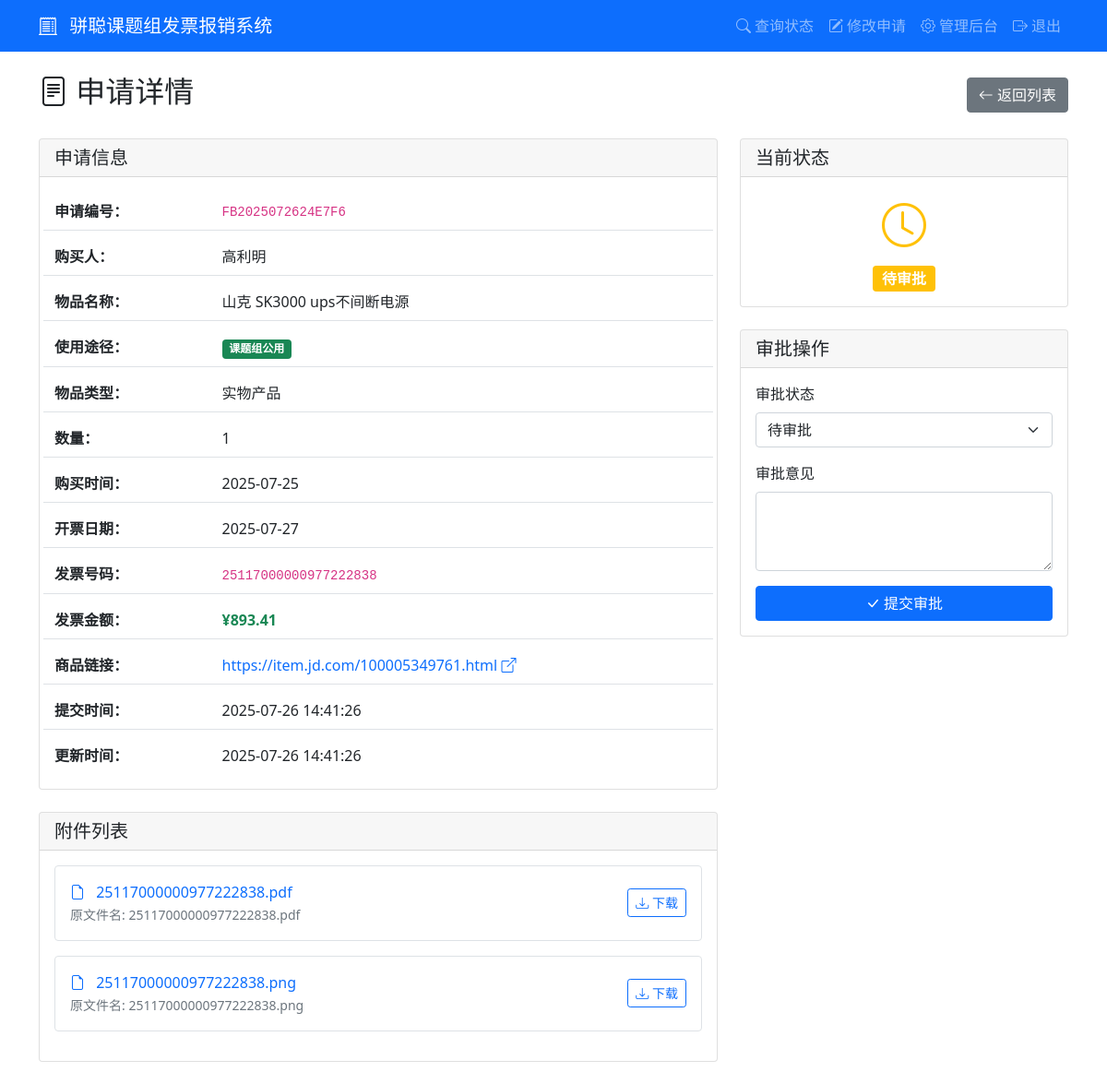
/admin/application/FB2025072624E7F6 (signed in), run on the app's committed database.
### tables this page shows
CREATE TABLE applications (
            id INTEGER PRIMARY KEY AUTOINCREMENT,
            app_number TEXT UNIQUE NOT NULL,
            purchaser TEXT NOT NULL,
            purchase_details TEXT,
            item_name TEXT NOT NULL,
            product_link TEXT,
            usage_type TEXT NOT NULL,
            item_type TEXT NOT NULL,
            quantity INTEGER NOT NULL,
            purchase_time DATE NOT NULL,
            invoice_number TEXT NOT NULL,
            invoice_amount REAL NOT NULL,
            invoice_date DATE NOT NULL,
            status TEXT DEFAULT '待审批',
            approval_comment TEXT,
            created_at TIMESTAMP DEFAULT CURRENT_TIMESTAMP,
            updated_at TIMESTAMP DEFAULT CURRENT_TIMESTAMP
        );

CREATE TABLE attachments (
            id INTEGER PRIMARY KEY AUTOINCREMENT,
            app_number TEXT NOT NULL,
            original_filename TEXT NOT NULL,
            stored_filename TEXT NOT NULL,
            file_path TEXT NOT NULL,
            FOREIGN KEY (app_number) REFERENCES applications (app_number)
        );

### app.py (the view)
        def wrapper(*args, **kwargs):
            user = session.get('admin_username', 'anonymous')
            details = f"操作: {operation_type}, 用户: {user}, URL: {request.url}"
            if kwargs.get('app_number'):
                details += f", 申请编号: {kwargs['app_number']}"
            elif kwargs.get('filename'):
                details += f", 文件名: {kwargs['filename']}"
            if request.method == 'POST':
                form_data = {k: '***' if k == 'password' else v for k, v in request.form.items()}
                details += f", 表单数据: {form_data}"
            if request.args:
                details += f", 查询参数: {dict(request.args)}"
            try:
                result = f(*args, **kwargs)
                app.logger.info(f"{details}, 结果: 成功")
                return result
            except Exception as e:
                app.logger.error(f"{details}, 结果: 失败, 错误: {str(e)}", exc_info=True)
                raise

### app.py (called while the page is built)
@app.route('/admin/application/<app_number>')
@log_operation('查看申请详情')
def admin_application_detail(app_number):
    if not session.get('admin_logged_in'):
        flash('请先登录')
        return redirect(url_for('admin_login'))
    with sqlite3.connect('reimbursement.db') as conn:
        c = conn.cursor()
        c.execute('SELECT * FROM applications WHERE app_number = ?', (app_number,))
        application = c.fetchone()
        c.execute('SELECT * FROM attachments WHERE app_number = ?', (app_number,))
        attachments = c.fetchall()
    if not application:
        flash('申请不存在')
        return redirect(url_for('admin_dashboard'))
    return render_template('admin_detail.html', application=application, attachments=attachments)

### templates/admin_detail.html (shortened to what this page needs)
{% extends "base.html" %}
{% block content %}
<div class="d-flex justify-content-between align-items-center mb-4">
    <h2><i class="bi bi-file-text"></i> 申请详情</h2>
    <a href="{{ url_for('admin_dashboard') }}" class="btn btn-secondary">
        <i class="bi bi-arrow-left"></i> 返回列表
    </a>
</div>
<div class="row">
    <div class="col-md-8">
        <div class="card mb-4">
            <div class="card-header">
                <h5 class="mb-0">申请信息</h5>
            </div>
            <div class="card-body">
                <div class="row g-2">
                    <div class="col-12">
                        <div class="row align-items-center py-2 border-bottom">
                            <div class="col-4 col-sm-3">
                                <strong>申请编号：</strong>
                            </div>
                            <div class="col-8 col-sm-9">
                                <code>{{ application[1] }}</code>
                            </div>
                        </div>
                    </div>
                    <div class="col-12">
                        <div class="row align-items-center py-2 border-bottom">
                            <div class="col-4 col-sm-3">
                                <strong>购买人：</strong>
                            </div>
                            <div class="col-8 col-sm-9">
                                {{ application[2] }}
                            </div>
                        </div>
                    </div>
                    <div class="col-12">
                        <div class="row align-items-center py-2 border-bottom">
                            <div class="col-4 col-sm-3">
                                <strong>物品名称：</strong>
                            </div>
                            <div class="col-8 col-sm-9">
                                {{ application[4] }}
                            </div>
                        </div>
                    </div>
                    <div class="col-12">
                        <div class="row align-items-center py-2 border-bottom">
                            <div class="col-4 col-sm-3">
                                <strong>使用途径：</strong>
                            </div>
                            <div class="col-8 col-sm-9">
                                <span
                                    class="badge bg-{% if application[6] == '个人使用' %}info{% else %}success{% endif %}">
                                    {{ application[6] }}
                                </span>
                            </div>
                        </div>
                    </div>
                    <div class="col-12">
                        <div class="row align-items-center py-2 border-bottom">
                            <div class="col-4 col-sm-3">
                                <strong>物品类型：</strong>
                            </div>
                            <div class="col-8 col-sm-9">
                                {{ application[7] }}
                            </div>
                        </div>
                    </div>
                    <div class="col-12">
                        <div class="row align-items-center py-2 border-bottom">
                            <div class="col-4 col-sm-3">
                                <strong>数量：</strong>
                            </div>
                            <div class="col-8 col-sm-9">
                                {{ application[8] }}
                            </div>
                        </div>
                    </div>
                    <div class="col-12">
                        <div class="row align-items-center py-2 border-bottom">
                            <div class="col-4 col-sm-3">
                                <strong>购买时间：</strong>
                            </div>
                            <div class="col-8 col-sm-9">
                                {{ application[9] }}
                            </div>
                        </div>
                    </div>
                    <div class="col-12">
                        <div class="row align-items-center py-2 border-bottom">
                            <div class="col-4 col-sm-3">
                                <strong>开票日期：</strong>
                            </div>
                            <div class="col-8 col-sm-9">
                                {{ application[12] }}
                            </div>
                        </div>
                    </div>
                    <div class="col-12">
                        <div class="row align-items-center py-2 border-bottom">
                            <div class="col-4 col-sm-3">
                                <strong>发票号码：</strong>
                            </div>
                            <div class="col-8 col-sm-9">
                                <code>{{ application[10] }}</code>
                            </div>
                        </div>
                    </div>
                    <div class="col-12">
                        <div class="row align-items-center py-2 border-bottom">
                            <div class="col-4 col-sm-3">
                                <strong>发票金额：</strong>
                            </div>
                            <div class="col-8 col-sm-9">
                                <span class="text-success fw-bold">¥{{ "%.2f"|format(application[11]) }}</span>
                            </div>
                        </div>
                    </div>
                    <div class="col-12">
                        <div class="row align-items-center py-2 border-bottom">
                            <div class="col-4 col-sm-3">
                                <strong>商品链接：</strong>
                            </div>
                            <div class="col-8 col-sm-9">
                                {% if application[5] %}
                                <a href="{{ application[5] }}" target="_blank" class="text-decoration-none">
                                    {{ application[5] }} <i class="bi bi-box-arrow-up-right"></i>
                                </a>
                                {% else %}
                                <span class="text-muted">未提供</span>
                                {% endif %}
                            </div>
                        </div>
                    </div>
                    <div class="col-12">
                        <div class="row align-items-center py-2 border-bottom">
                            <div class="col-4 col-sm-3">
                                <strong>提交时间：</strong>
                            </div>
                            <div class="col-8 col-sm-9">
                                {{ application[15] }}
                            </div>
                        </div>
                    </div>
                    <div class="col-12">
                        <div class="row align-items-center py-2">
                            <div class="col-4 col-sm-3">
                                <strong>更新时间：</strong>
                            </div>
                            <div class="col-8 col-sm-9">
                                {{ application[16] }}
                            </div>
                        </div>
                    </div>
                </div>
            </div>
        </div>
        {% if attachments %}
        <div class="card mb-4">
            <div class="card-header">
                <h5 class="mb-0">附件列表</h5>
            </div>
            <div class="card-body">
                {% for attachment in attachments %}
                <div class="d-flex justify-content-between align-items-center mb-3 p-3 border rounded">
                    <div>
                        <i class="bi bi-file-earmark text-primary me-2"></i>
                        <a href="{{ url_for('download_file', filename=attachment[3]) }}" target="_blank"
                            class="text-decoration-none">
                            {{ attachment[3] }}
                        </a>
                        <br>
                        <small class="text-muted">原文件名: {{ attachment[2] }}</small>
                    </div>
                    <a href="{{ url_for('download_file', filename=attachment[3]) }}"
                        class="btn btn-sm btn-outline-primary">
                        <i class="bi bi-download"></i> 下载
                    </a>
                </div>
                {% endfor %}
            </div>
        </div>
        {% endif %}
    </div>
    <div class="col-md-4">
        <div class="card mb-4">
            <div class="card-header">
                <h5 class="mb-0">当前状态</h5>
            </div>
            <div class="card-body text-center">
                {% if application[13] == '待审批' %}
                <i class="bi bi-clock text-warning" style="font-size: 3rem;"></i>
                <div class="mt-2">
                    <span class="badge bg-warning fs-6">{{ application[13] }}</span>
                </div>
                {% elif application[13] == '报销中' %}
                <i class="bi bi-hourglass-split text-primary" style="font-size: 3rem;"></i>
                <div class="mt-2">
                    <span class="badge bg-primary fs-6">{{ application[13] }}</span>
                </div>
                {% elif application[13] == '已报销' %}
                <i class="bi bi-check-circle text-success" style="font-size: 3rem;"></i>
                <div class="mt-2">
                    <span class="badge bg-success fs-6">{{ application[13] }}</span>
                </div>
                {% elif application[13] == '驳回' %}
                <i class="bi bi-x-circle text-danger" style="font-size: 3rem;"></i>
                <div class="mt-2">
                    <span class="badge bg-danger fs-6">{{ application[13] }}</span>
                </div>
                {% endif %}
            </div>
        </div>
        <div class="card">
            <div class="card-header">
                <h5 class="mb-0">审批操作</h5>
            </div>
            <div class="card-body">
                <form action="{{ url_for('approve_application', app_number=application[1]) }}" method="post">
                    <div class="mb-3">
                        <label for="status" class="form-label">审批状态</label>
                        <select class="form-select" id="status" name="status" required>
                            <option value="待审批" {% if application[13]=='待审批' %}selected{% endif %}>待审批</option>
                        </select>
                    </div>
                    <div class="mb-3">
                        <label for="comment" class="form-label">审批意见</label>
                        <textarea class="form-control" id="comment" name="comment"
                            rows="3">{{ application[14] or '' }}</textarea>
                    </div>
                    <div class="d-grid">
                        <button type="submit" class="btn btn-primary">
                            <i class="bi bi-check-lg"></i> 提交审批
                        </button>
                    </div>
                </form>
            </div>
        </div>
    </div>
</div>
{% endblock %}

### data on the page
applications: app_number "FB2025072624E7F6", purchaser "高利明", item_name "山克 SK3000 ups不间断电源", usage_type "课题组公用", item_type "实物产品", quantity "1", purchase_time "2025-07-25", invoice_date "2025-07-27", invoice_number "25117000000977222838", invoice_amount "893.41", product_link "https://item.jd.com/100005349761.html", created_at "2025-07-26 14:41:26", updated_at "2025-07-26 14:41:26", status "待审批"
attachments: stored_filename "25117000000977222838.pdf", original_filename "25117000000977222838.pdf"
attachments: stored_filename "25117000000977222838.png", original_filename "25117000000977222838.png"
